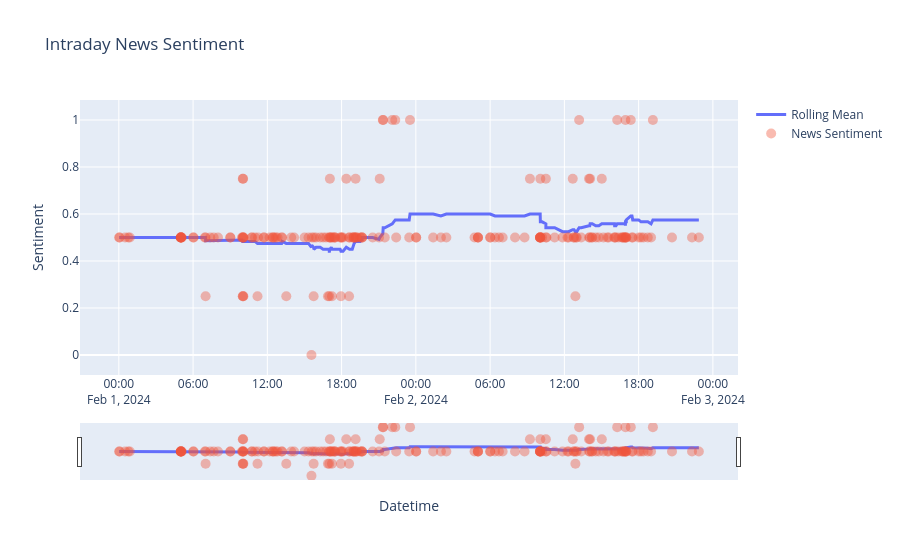

This figure's notebook cell:
### Code cell
start_date = "2024-02-01"
end_date   = "2024-02-03"

tempdf = df[
    (df["date"] >= start_date) &
    (df["date"] <= end_date)
].sort_values("date")

fig = go.Figure()

rolling_30 = (
    tempdf["sentiment"]
    .rolling(window=30, min_periods=1)
    .mean()
)

fig.add_trace(
    go.Scatter(
        x=tempdf["date"],
        y=rolling_30,
        mode="lines",
        line=dict(width=3),
        name="Rolling Mean"
    )
)

fig.add_trace(
    go.Scatter(
        x=tempdf["date"],
        y=tempdf["sentiment"],
        mode="markers",
        marker=dict(size=10, opacity=0.4),
        name="News Sentiment",
        text=tempdf.index,
        hovertemplate=
        "Index: %{text}<br>" +
        "Datetime: %{x}<br>"
    )
)

fig.update_layout(
    title="Intraday News Sentiment",
    xaxis_title="Datetime",
    yaxis_title="Sentiment",
    hovermode="closest"
)

fig.update_xaxes(
    rangeslider_visible=True,
    showspikes=True
)

fig.update_yaxes(showspikes=True)

### Figure 1 — Plotly figure (JSON) as saved in the notebook; plotly's stock layout.template omitted (floating-point values rounded to 4 significant figures; data arrays with more than 128 entries replaced by an {"elided": "..."} marker saying what was removed)
{"data": [{"line": {"width": 3}, "mode": "lines", "name": "Rolling Mean", "type": "scatter", "x": {"elided": "183 str values"}, "y": {"elided": "183 float values"}}, {"hovertemplate": "Index: %{text}<br>Datetime: %{x}<br>", "marker": {"opacity": 0.4, "size": 10}, "mode": "markers", "name": "News Sentiment", "text": {"elided": "183 float values"}, "type": "scatter", "x": {"elided": "183 str values"}, "y": {"elided": "183 float values"}}], "layout": {"hovermode": "closest", "title": {"text": "Intraday News Sentiment"}, "xaxis": {"rangeslider": {"visible": true}, "showspikes": true, "title": {"text": "Datetime"}}, "yaxis": {"showspikes": true, "title": {"text": "Sentiment"}}}}
